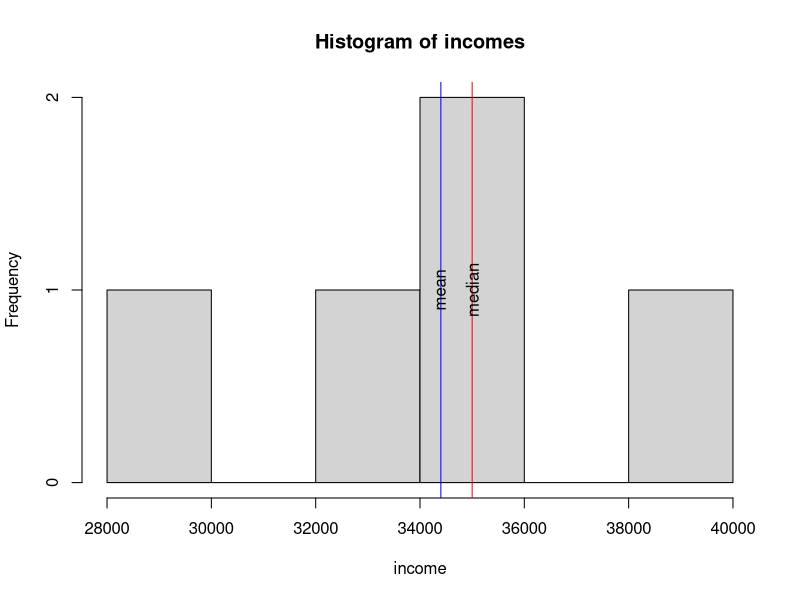
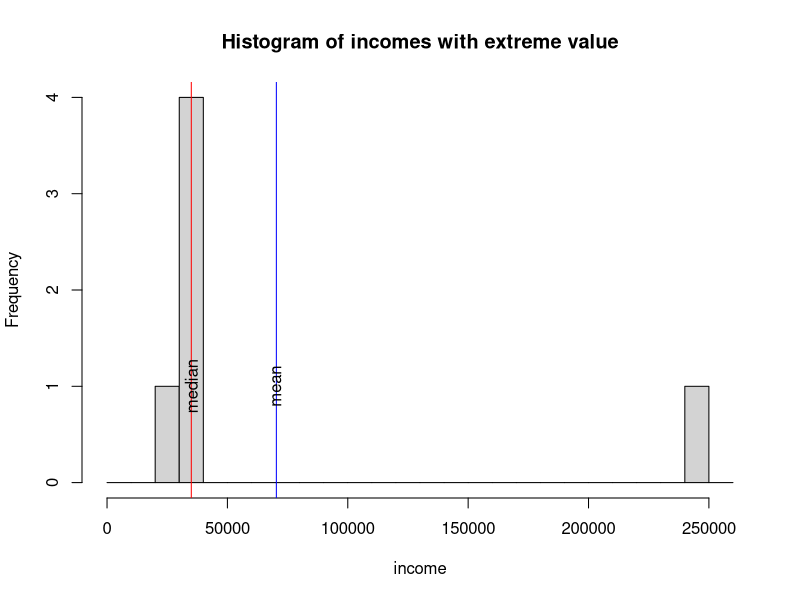
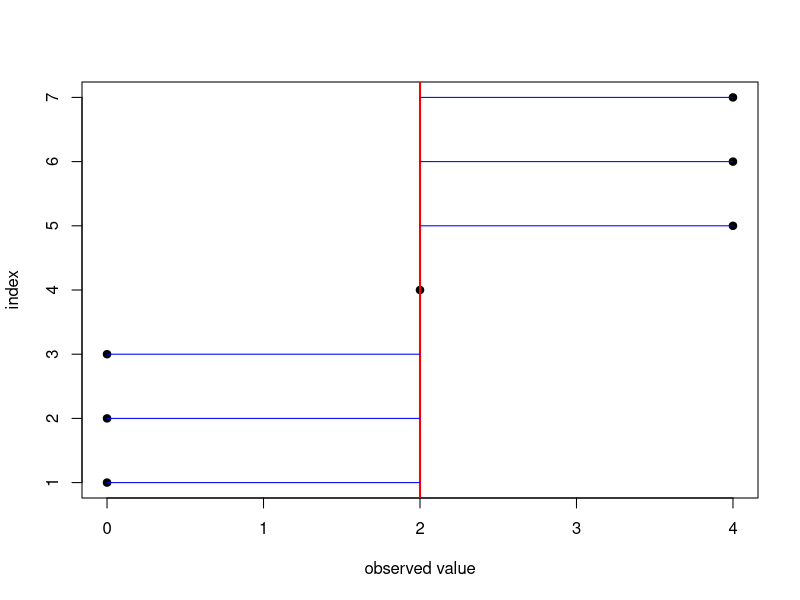

The R source for these figures, in order:
####################################################################
## Numerical summaries of data
####################################################################

###########################
## calculate the mean in R
###########################
x <- c(5,10,11,1)
mean(x)

#####################################################
## calculate the mean when there are missing values
## Note that many functions have an na.rm argument
#####################################################
x <- c(5,10,11,1, NA)
mean(x)  ## this will return NA
mean(x, na.rm=T)

# compare mean and median
income <- c(29000, 35000, 35000, 40000, 33000)
mean(income)
median(income)

#######################################################
# plots a histogram of x with vertical lines for
# the mean and median (Note: you should understand
# how we use this function, but you do not need to 
# understand the underlying code)
#######################################################
plot.hist <- function(x, breaks = "Sturges", ...) {
  hist(x, breaks = breaks, ...)
  abline(v = mean(x), col = "blue")
  abline(v = median(x), col = "red")
  text(mean(x), 1, "mean", srt = 90)
  text(median(x), 1, "median", srt = 90)  
}

plot.hist(income, xlab = "income", main = "Histogram of incomes")

####################################################################
## What happens to the mean and median when income contains a very 
## large (or small) observation, such as 250000?
## Is the mean or median more resistant to this large observation?
####################################################################
income.with.extreme.value <- c(income, 250000)
plot.hist(income.with.extreme.value, 
          breaks <- seq(0,260000,10000),
          xlab = "income", main = "Histogram of incomes with extreme value")

#########################################################
# Demonstration of standard deviation
#########################################################

# plot deviations to illustrate standard deviation (you do not
# need to understand the underlying code for this function)
plot.deviations <- function(x) {
  plot(x, 1:length(x), xlab = "observed value", ylab = "index", pch = 19)
  m = mean(x)
  abline(v = m, col = "red", lwd = 2)
  for (i in 1:length(x)) {
    p1 = c(x[i],m)
    p2 = c(i,i)
    lines(p1,p2, col = "blue")
  }
}

################################################
## recreate example from slide 12 of the notes
################################################
x <- c(0,0,0,2,4,4,4)

# the blue lines are the deviations from the mean (red line)
plot.deviations(x)

##################################################
# manual method for calculating variance and 
# standard deviation
##################################################
dev <- x - mean(x)
sd.table = data.frame(x = x, dev = dev, "squared deviation" = dev**2)
sd.table
n = nrow(sd.table)

sum.squared.dev <- sum(sd.table$squared.deviation)
x.var.manual <- (sum.squared.dev) / (n-1)
x.sd.manual <- sqrt(x.var.manual)

##################################################
# easy way to calculate variance and standard 
# deviation in R
##################################################
x.var <- var(x)
x.sd <- sd(x)  
